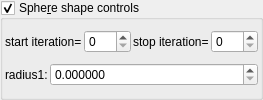
    <widget class="MyGroupBox" name="groupCheck_transf_function_enabledM_false">
     <property name="title">
      <string>Sphe&amp;re shape controls</string>
     </property>
     <property name="checkable">
      <bool>true</bool>
     </property>
     <layout class="QVBoxLayout" name="verticalLayout_19" stretch="0,0">
      <property name="spacing">
       <number>2</number>
      </property>
      <property name="leftMargin">
       <number>2</number>
      </property>
      <property name="topMargin">
       <number>2</number>
      </property>
      <property name="rightMargin">
       <number>2</number>
      </property>
      <property name="bottomMargin">
       <number>2</number>
      </property>
      <item>
       <layout class="QHBoxLayout" name="horizontalLayout_6" stretch="0,1,0,1">
        <property name="topMargin">
         <number>0</number>
        </property>
        <item>
         <widget class="QLabel" name="label_79">
          <property name="text">
           <string>start iteration=</string>
          </property>
          <property name="wordWrap">
           <bool>true</bool>
          </property>
         </widget>
        </item>
        <item>
         <widget class="MySpinBox" name="spinboxInt_transf_start_iterations_M">
          <property name="sizePolicy">
           <sizepolicy hsizetype="Minimum" vsizetype="Maximum">
            <horstretch>0</horstretch>
            <verstretch>0</verstretch>
           </sizepolicy>
          </property>
          <property name="minimum">
           <number>0</number>
          </property>
          <property name="maximum">
           <number>999</number>
          </property>
          <property name="value">
           <number>0</number>
          </property>
         </widget>
        </item>
        <item>
         <widget class="QLabel" name="label_64">
          <property name="text">
           <string>stop iteration=</string>
          </property>
          <property name="wordWrap">
           <bool>true</bool>
          </property>
         </widget>
        </item>
        <item>
         <widget class="MySpinBox" name="spinboxInt_transf_stop_iterations_M">
          <property name="sizePolicy">
           <sizepolicy hsizetype="Preferred" vsizetype="Maximum">
            <horstretch>0</horstretch>
            <verstretch>0</verstretch>
           </sizepolicy>
          </property>
          <property name="maximum">
           <number>999</number>
          </property>
         </widget>
        </item>
       </layout>
      </item>
      <item>
       <layout class="QGridLayout" name="gridLayout_68" columnstretch="0,1">
        <property name="spacing">
         <number>2</number>
        </property>
        <item row="1" column="1">
         <widget class="MyDoubleSpinBox" name="spinbox_transf_offsetR_1">
          <property name="sizePolicy">
           <sizepolicy hsizetype="Minimum" vsizetype="Maximum">
            <horstretch>0</horstretch>
            <verstretch>0</verstretch>
           </sizepolicy>
          </property>
          <property name="prefix">
           <string/>
          </property>
          <property name="suffix">
           <string/>
          </property>
          <property name="decimals">
           <number>6</number>
          </property>
          <property name="minimum">
           <double>0.000000000000000</double>
          </property>
          <property name="maximum">
           <double>99.998999999999995</double>
          </property>
          <property name="singleStep">
           <double>0.100000000000000</double>
          </property>
         </widget>
        </item>
        <item row="1" column="0">
         <widget class="QLabel" name="label_9">
          <property name="text">
           <string>radius1:</string>
          </property>
         </widget>
        </item>
       </layout>
      </item>
     </layout>
    </widget>
